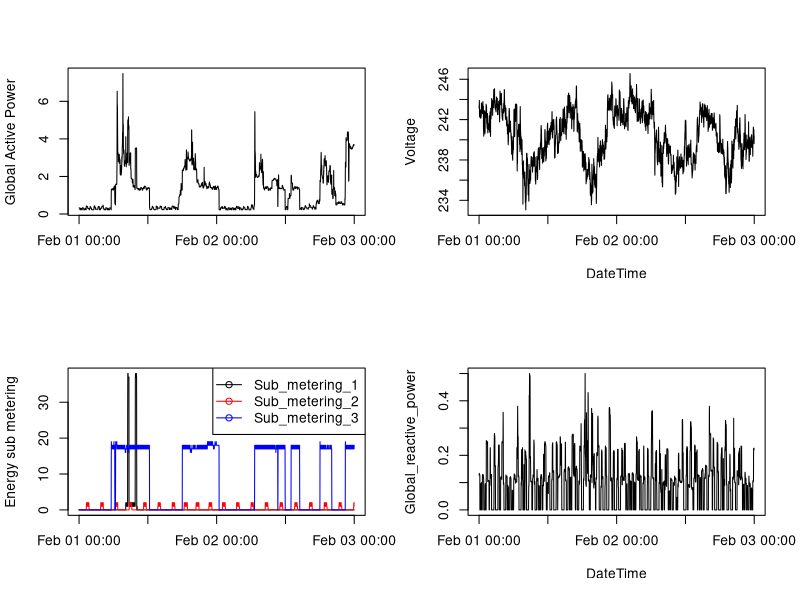

Write R code to recreate this figure.
# for each plot - retrieve pre-processed data
pdata <- read.csv("plotdata.txt")
library(lubridate)
pdata$DateTime <- ymd_hms(pdata$DateTime)

# plot4
#windows()
png("plot4.png")
par(mfrow=c(2,2))
with(pdata, {
 # plot1
 plot(DateTime,Global_active_power,xlab="",ylab="Global Active Power",type="l")
 # plot2
 plot(DateTime,Voltage,ylab="Voltage",type="l")
 # plot3
 plot(DateTime,Sub_metering_1,xlab="",ylab="Energy sub metering",type="l")
 legend("topright", pch = 1, col = c("black","red","blue"), legend = c("Sub_metering_1", "Sub_metering_2","Sub_metering_3"),lty=c(1,1,1))
 lines(Sub_metering_2~DateTime,type="l",col="red")
 lines(Sub_metering_3~DateTime,type="l",col="blue")
 # plot4
 plot(DateTime,Global_reactive_power,type="l")
 }
 )
dev.off()
